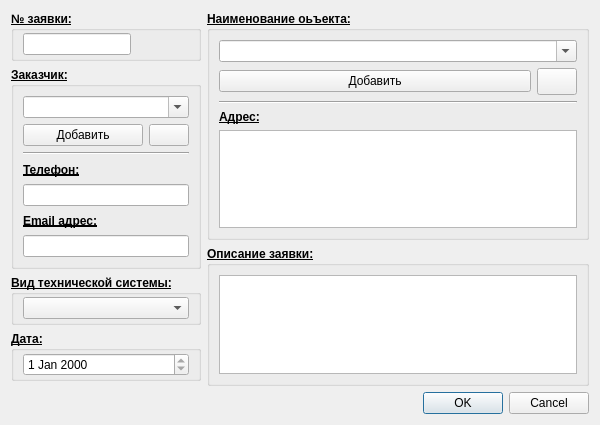
<?xml version="1.0" encoding="UTF-8"?>
<ui version="4.0">
 <class>URegisterNewRequest</class>
 <widget class="QDialog" name="URegisterNewRequest">
  <property name="windowModality">
   <enum>Qt::WindowModal</enum>
  </property>
  <property name="geometry">
   <rect>
    <x>0</x>
    <y>0</y>
    <width>600</width>
    <height>425</height>
   </rect>
  </property>
  <property name="windowTitle">
   <string>Ведите данные для регистрации новой заявки</string>
  </property>
  <property name="windowIcon">
   <iconset resource="../Res.qrc">
    <normaloff>:/icons/Icons/new.ico</normaloff>:/icons/Icons/new.ico</iconset>
  </property>
  <layout class="QVBoxLayout" name="verticalLayout_6">
   <item>
    <layout class="QHBoxLayout" name="lay_MainHor" stretch="0,1">
     <item>
      <layout class="QVBoxLayout" name="lay_LeftVert">
       <item>
        <widget class="QGroupBox" name="gbox_ID">
         <property name="minimumSize">
          <size>
           <width>0</width>
           <height>50</height>
          </size>
         </property>
         <property name="font">
          <font>
           <pointsize>9</pointsize>
           <weight>75</weight>
           <bold>true</bold>
           <underline>true</underline>
          </font>
         </property>
         <property name="title">
          <string>№ заявки:</string>
         </property>
         <layout class="QHBoxLayout" name="horizontalLayout_4">
          <property name="topMargin">
           <number>1</number>
          </property>
          <property name="bottomMargin">
           <number>1</number>
          </property>
          <item>
           <widget class="QLineEdit" name="ed_ID">
            <property name="sizePolicy">
             <sizepolicy hsizetype="Preferred" vsizetype="Fixed">
              <horstretch>0</horstretch>
              <verstretch>0</verstretch>
             </sizepolicy>
            </property>
            <property name="font">
             <font>
              <pointsize>9</pointsize>
              <weight>50</weight>
              <bold>false</bold>
              <underline>false</underline>
             </font>
            </property>
            <property name="readOnly">
             <bool>true</bool>
            </property>
            <property name="clearButtonEnabled">
             <bool>false</bool>
            </property>
           </widget>
          </item>
          <item>
           <spacer name="spacer_ID">
            <property name="orientation">
             <enum>Qt::Horizontal</enum>
            </property>
            <property name="sizeType">
             <enum>QSizePolicy::Expanding</enum>
            </property>
            <property name="sizeHint" stdset="0">
             <size>
              <width>55</width>
              <height>20</height>
             </size>
            </property>
           </spacer>
          </item>
         </layout>
        </widget>
       </item>
       <item>
        <widget class="QGroupBox" name="gbox_Person">
         <property name="sizePolicy">
          <sizepolicy hsizetype="Preferred" vsizetype="Fixed">
           <horstretch>0</horstretch>
           <verstretch>0</verstretch>
          </sizepolicy>
         </property>
         <property name="minimumSize">
          <size>
           <width>0</width>
           <height>202</height>
          </size>
         </property>
         <property name="font">
          <font>
           <pointsize>9</pointsize>
           <weight>75</weight>
           <bold>true</bold>
           <underline>true</underline>
          </font>
         </property>
         <property name="title">
          <string>Заказчик:</string>
         </property>
         <property name="flat">
          <bool>false</bool>
         </property>
         <property name="checkable">
          <bool>false</bool>
         </property>
         <layout class="QVBoxLayout" name="verticalLayout">
          <item>
           <widget class="QComboBox" name="cb_Person">
            <property name="minimumSize">
             <size>
              <width>0</width>
              <height>22</height>
             </size>
            </property>
            <property name="font">
             <font>
              <pointsize>9</pointsize>
              <weight>50</weight>
              <bold>false</bold>
              <underline>false</underline>
             </font>
            </property>
            <property name="editable">
             <bool>true</bool>
            </property>
           </widget>
          </item>
          <item>
           <layout class="QHBoxLayout" name="lay_PersonHor">
            <item>
             <widget class="QPushButton" name="btn_AddEdit">
              <property name="minimumSize">
               <size>
                <width>0</width>
                <height>22</height>
               </size>
              </property>
              <property name="font">
               <font>
                <pointsize>9</pointsize>
                <weight>50</weight>
                <bold>false</bold>
                <underline>false</underline>
               </font>
              </property>
              <property name="text">
               <string>Добавить</string>
              </property>
             </widget>
            </item>
            <item>
             <widget class="QPushButton" name="btn_Card">
              <property name="sizePolicy">
               <sizepolicy hsizetype="Fixed" vsizetype="Fixed">
                <horstretch>0</horstretch>
                <verstretch>0</verstretch>
               </sizepolicy>
              </property>
              <property name="minimumSize">
               <size>
                <width>30</width>
                <height>22</height>
               </size>
              </property>
              <property name="font">
               <font>
                <pointsize>9</pointsize>
                <weight>50</weight>
                <bold>false</bold>
                <underline>false</underline>
               </font>
              </property>
              <property name="text">
               <string/>
              </property>
              <property name="icon">
               <iconset resource="../Res.qrc">
                <normaloff>:/icons/Icons/id_card.ico</normaloff>:/icons/Icons/id_card.ico</iconset>
              </property>
              <property name="iconSize">
               <size>
                <width>21</width>
                <height>21</height>
               </size>
              </property>
              <property name="checkable">
               <bool>true</bool>
              </property>
             </widget>
            </item>
           </layout>
          </item>
          <item>
           <widget class="Line" name="line_Person">
            <property name="orientation">
             <enum>Qt::Horizontal</enum>
            </property>
           </widget>
          </item>
          <item>
           <widget class="QLabel" name="lbl_Telephone">
            <property name="text">
             <string>Телефон:</string>
            </property>
           </widget>
          </item>
          <item>
           <widget class="QLineEdit" name="ed_Telephone">
            <property name="font">
             <font>
              <pointsize>9</pointsize>
              <weight>50</weight>
              <bold>false</bold>
              <underline>false</underline>
             </font>
            </property>
           </widget>
          </item>
          <item>
           <widget class="QLabel" name="lbl_Email">
            <property name="text">
             <string>Email адрес:</string>
            </property>
           </widget>
          </item>
          <item>
           <widget class="QLineEdit" name="ed_Email">
            <property name="font">
             <font>
              <pointsize>9</pointsize>
              <weight>50</weight>
              <bold>false</bold>
              <underline>false</underline>
             </font>
            </property>
           </widget>
          </item>
         </layout>
        </widget>
       </item>
       <item>
        <widget class="QGroupBox" name="gbox_Type">
         <property name="minimumSize">
          <size>
           <width>0</width>
           <height>50</height>
          </size>
         </property>
         <property name="font">
          <font>
           <pointsize>9</pointsize>
           <weight>75</weight>
           <bold>true</bold>
           <underline>true</underline>
          </font>
         </property>
         <property name="title">
          <string>Вид технической системы:</string>
         </property>
         <layout class="QVBoxLayout" name="verticalLayout_2">
          <property name="topMargin">
           <number>1</number>
          </property>
          <property name="bottomMargin">
           <number>1</number>
          </property>
          <item>
           <widget class="QComboBox" name="cb_Type">
            <property name="font">
             <font>
              <pointsize>9</pointsize>
              <weight>50</weight>
              <bold>false</bold>
              <underline>false</underline>
             </font>
            </property>
           </widget>
          </item>
         </layout>
        </widget>
       </item>
       <item>
        <widget class="QGroupBox" name="gbox_Date">
         <property name="minimumSize">
          <size>
           <width>0</width>
           <height>50</height>
          </size>
         </property>
         <property name="font">
          <font>
           <pointsize>9</pointsize>
           <weight>75</weight>
           <bold>true</bold>
           <underline>true</underline>
          </font>
         </property>
         <property name="title">
          <string>Дата:</string>
         </property>
         <layout class="QVBoxLayout" name="verticalLayout_4">
          <property name="topMargin">
           <number>1</number>
          </property>
          <property name="bottomMargin">
           <number>1</number>
          </property>
          <item>
           <widget class="QDateEdit" name="ed_Date">
            <property name="font">
             <font>
              <pointsize>9</pointsize>
              <weight>50</weight>
              <bold>false</bold>
              <underline>false</underline>
             </font>
            </property>
            <property name="readOnly">
             <bool>true</bool>
            </property>
            <property name="accelerated">
             <bool>false</bool>
            </property>
           </widget>
          </item>
         </layout>
        </widget>
       </item>
       <item>
        <spacer name="verticalSpacer">
         <property name="orientation">
          <enum>Qt::Vertical</enum>
         </property>
         <property name="sizeHint" stdset="0">
          <size>
           <width>20</width>
           <height>40</height>
          </size>
         </property>
        </spacer>
       </item>
      </layout>
     </item>
     <item>
      <layout class="QVBoxLayout" name="lay_RightVert" stretch="0,0,0">
       <item>
        <widget class="QGroupBox" name="gbox_Object">
         <property name="sizePolicy">
          <sizepolicy hsizetype="Preferred" vsizetype="Fixed">
           <horstretch>0</horstretch>
           <verstretch>0</verstretch>
          </sizepolicy>
         </property>
         <property name="minimumSize">
          <size>
           <width>0</width>
           <height>161</height>
          </size>
         </property>
         <property name="font">
          <font>
           <pointsize>9</pointsize>
           <weight>75</weight>
           <bold>true</bold>
           <underline>true</underline>
          </font>
         </property>
         <property name="title">
          <string>Наименование оьъекта:</string>
         </property>
         <property name="flat">
          <bool>false</bool>
         </property>
         <property name="checkable">
          <bool>false</bool>
         </property>
         <layout class="QVBoxLayout" name="verticalLayout_3" stretch="0,0,0,1,0">
          <item>
           <widget class="QComboBox" name="cb_Object">
            <property name="minimumSize">
             <size>
              <width>0</width>
              <height>22</height>
             </size>
            </property>
            <property name="font">
             <font>
              <pointsize>9</pointsize>
              <weight>50</weight>
              <bold>false</bold>
              <underline>false</underline>
             </font>
            </property>
            <property name="editable">
             <bool>true</bool>
            </property>
           </widget>
          </item>
          <item>
           <layout class="QHBoxLayout" name="lay_ObjectHor">
            <item>
             <widget class="QPushButton" name="btn_ObjectAdd">
              <property name="minimumSize">
               <size>
                <width>0</width>
                <height>22</height>
               </size>
              </property>
              <property name="font">
               <font>
                <pointsize>9</pointsize>
                <weight>50</weight>
                <bold>false</bold>
                <underline>false</underline>
               </font>
              </property>
              <property name="text">
               <string>Добавить</string>
              </property>
             </widget>
            </item>
            <item>
             <widget class="QPushButton" name="btn_ObjectAddress">
              <property name="sizePolicy">
               <sizepolicy hsizetype="Fixed" vsizetype="Fixed">
                <horstretch>0</horstretch>
                <verstretch>0</verstretch>
               </sizepolicy>
              </property>
              <property name="minimumSize">
               <size>
                <width>30</width>
                <height>27</height>
               </size>
              </property>
              <property name="font">
               <font>
                <pointsize>9</pointsize>
                <weight>50</weight>
                <bold>false</bold>
                <underline>false</underline>
               </font>
              </property>
              <property name="text">
               <string/>
              </property>
              <property name="icon">
               <iconset resource="../Res.qrc">
                <normaloff>:/icons/Icons/home_outline.ico</normaloff>:/icons/Icons/home_outline.ico</iconset>
              </property>
              <property name="iconSize">
               <size>
                <width>21</width>
                <height>21</height>
               </size>
              </property>
              <property name="checkable">
               <bool>true</bool>
              </property>
             </widget>
            </item>
           </layout>
          </item>
          <item>
           <widget class="Line" name="line_Object">
            <property name="orientation">
             <enum>Qt::Horizontal</enum>
            </property>
           </widget>
          </item>
          <item>
           <widget class="QLabel" name="lbl_Address">
            <property name="frameShape">
             <enum>QFrame::NoFrame</enum>
            </property>
            <property name="text">
             <string>Адрес:</string>
            </property>
           </widget>
          </item>
          <item>
           <widget class="QTextEdit" name="txt_Adress">
            <property name="tabChangesFocus">
             <bool>true</bool>
            </property>
            <property name="documentTitle">
             <string/>
            </property>
           </widget>
          </item>
         </layout>
        </widget>
       </item>
       <item>
        <widget class="QGroupBox" name="gbox_Request">
         <property name="font">
          <font>
           <pointsize>9</pointsize>
           <weight>75</weight>
           <bold>true</bold>
           <underline>true</underline>
          </font>
         </property>
         <property name="title">
          <string>Описание заявки:</string>
         </property>
         <layout class="QVBoxLayout" name="verticalLayout_5">
          <item>
           <widget class="QTextEdit" name="textEdit">
            <property name="font">
             <font>
              <pointsize>9</pointsize>
              <weight>50</weight>
              <bold>false</bold>
              <underline>false</underline>
             </font>
            </property>
           </widget>
          </item>
         </layout>
        </widget>
       </item>
       <item>
        <spacer name="verticalSpacer_2">
         <property name="orientation">
          <enum>Qt::Vertical</enum>
         </property>
         <property name="sizeHint" stdset="0">
          <size>
           <width>20</width>
           <height>40</height>
          </size>
         </property>
        </spacer>
       </item>
      </layout>
     </item>
    </layout>
   </item>
   <item>
    <widget class="QDialogButtonBox" name="buttonBox">
     <property name="layoutDirection">
      <enum>Qt::LeftToRight</enum>
     </property>
     <property name="orientation">
      <enum>Qt::Horizontal</enum>
     </property>
     <property name="standardButtons">
      <set>QDialogButtonBox::Cancel|QDialogButtonBox::Ok</set>
     </property>
    </widget>
   </item>
  </layout>
 </widget>
 <resources>
  <include location="../Res.qrc"/>
 </resources>
 <connections>
  <connection>
   <sender>buttonBox</sender>
   <signal>accepted()</signal>
   <receiver>URegisterNewRequest</receiver>
   <slot>accept()</slot>
   <hints>
    <hint type="sourcelabel">
     <x>248</x>
     <y>254</y>
    </hint>
    <hint type="destinationlabel">
     <x>157</x>
     <y>274</y>
    </hint>
   </hints>
  </connection>
  <connection>
   <sender>buttonBox</sender>
   <signal>rejected()</signal>
   <receiver>URegisterNewRequest</receiver>
   <slot>reject()</slot>
   <hints>
    <hint type="sourcelabel">
     <x>316</x>
     <y>260</y>
    </hint>
    <hint type="destinationlabel">
     <x>286</x>
     <y>274</y>
    </hint>
   </hints>
  </connection>
 </connections>
</ui>
